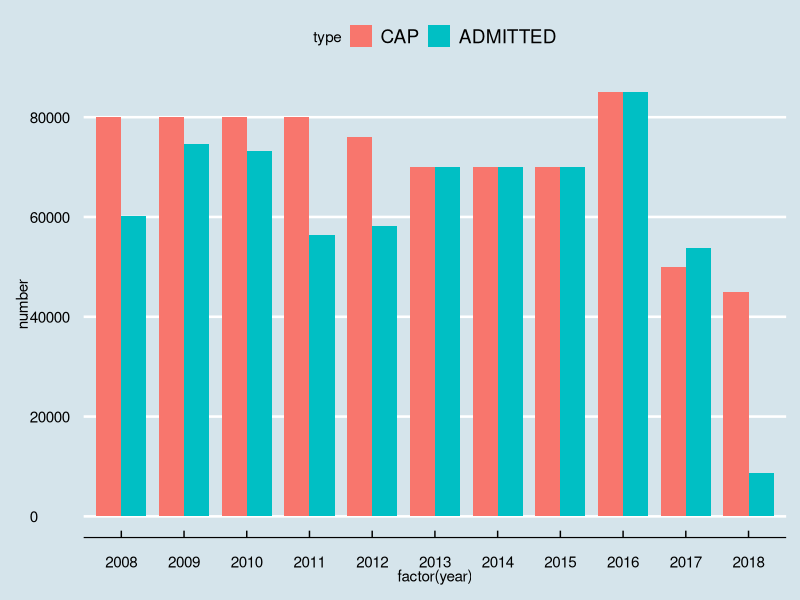
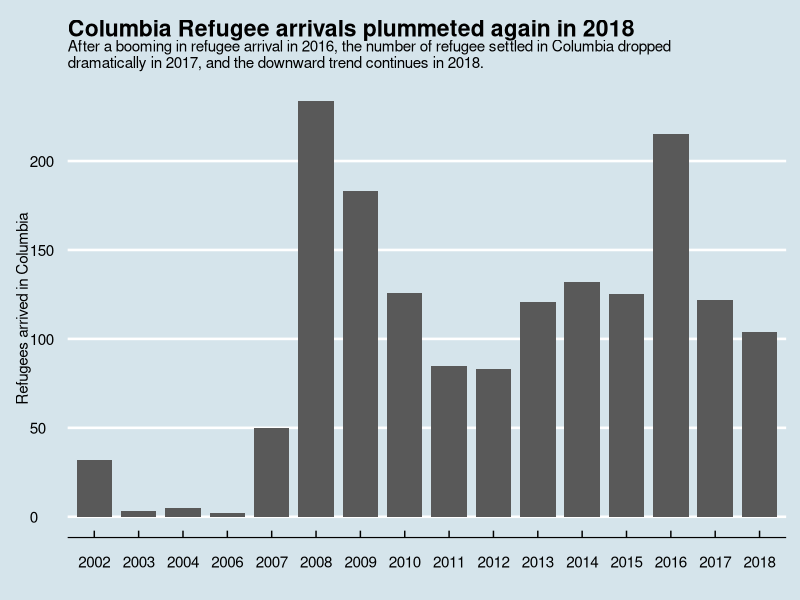

These charts were generated, in order, by the following R code:
## ---- chunk 1
library (ggplot2)
library (ggthemes)
library (scales)
library(reshape2)

df <- read.csv('ceiling.csv',stringsAsFactors = FALSE)
dfl <- melt(df, id.vars='YEAR')
colnames(dfl) <- c('year','type','number')
ggplot(dfl, aes(x=factor(year), y=number,fill=type))+
  geom_bar(position='dodge', stat='identity',width=0.8)+
  theme_economist()
## ---- chunk 2
df <- read.csv('CO.csv')
duplicated(df$total_city)
dftotal_city <- df[!duplicated(df$total_city),]
ggplot(dftotal_city)+
  geom_bar(stat='identity',aes(x = FY,y = total_city), width = 0.8)+
  scale_x_discrete(
    labels=c('2002','2003','2004','2006','2007','2008','2009','2010','2011','2012','2013','2014','2015','2016','2017','2018')
                   )+
  scale_y_continuous(breaks=seq(0,250,50))+
  labs(
    x=' ',
    y='Refugees arrived in Columbia',
    title='Columbia Refugee arrivals plummeted again in 2018',
    subtitle='After a booming in refugee arrival in 2016, the number of refugee settled in Columbia dropped\ndramatically in 2017, and the downward trend continues in 2018. '
  )+
  theme_economist()
